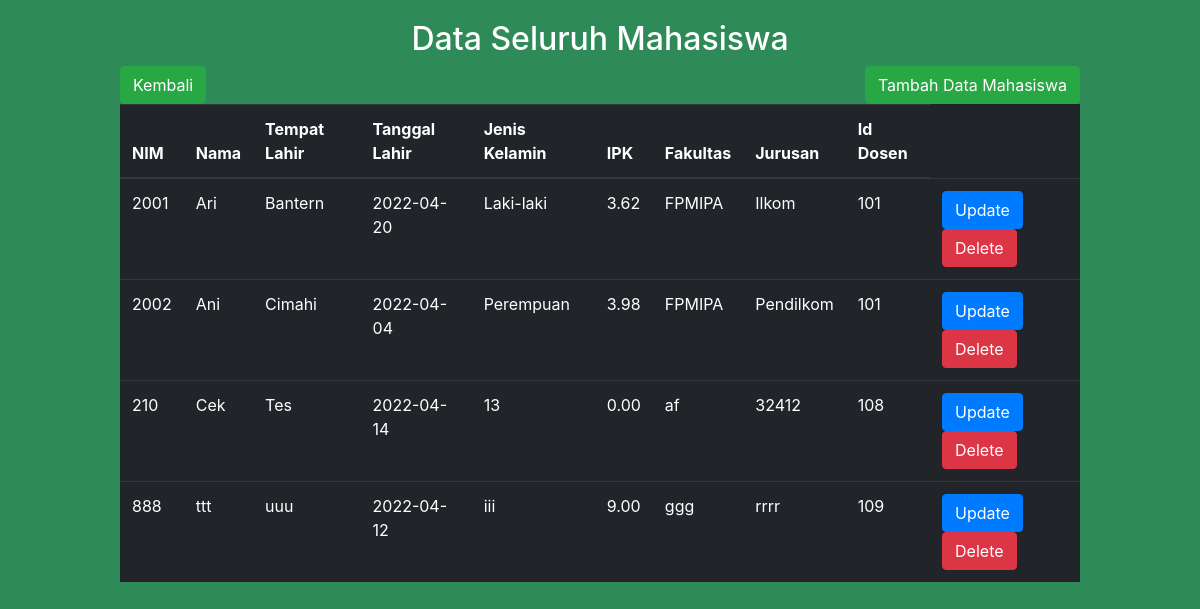
The app's page /index3.php with its own data.
### tables this page shows
CREATE TABLE `mahasiswa` (
  `id` int(20) NOT NULL,
  `nim` char(7) DEFAULT NULL,
  `nama` varchar(100) DEFAULT NULL,
  `tempat_lahir` varchar(50) DEFAULT NULL,
  `tanggal_lahir` date DEFAULT NULL,
  `jenis_kelamin` varchar(50) DEFAULT NULL,
  `ipk` decimal(3,2) DEFAULT NULL,
  `fakultas` varchar(50) DEFAULT NULL,
  `jurusan` varchar(50) DEFAULT NULL,
  `dosen_id` int(20) DEFAULT NULL
);

### index3.php (the view, shortened to what this page needs)
<!DOCTYPE html>
<html lang="en">
<head>
    <link rel="stylesheet" href="https://cdn.jsdelivr.net/npm/bootstrap@4.1.3/dist/css/bootstrap.min.css">
</head>
<body style="background-color: #2E8B57;">
    <main style="margin: 20px auto; width: 80%">
        <h2 align="center" style="color: white;">Data Seluruh Mahasiswa</h2>
        <a role='button' class='btn btn-success' href='index.php'>Kembali</a>
        <a style="float: right;" role='button' class='btn btn-success' href='new_m.php'>Tambah Data Mahasiswa</a>
        <?php
        $sql = "select * from mahasiswa";
        $con = mysqli_connect("localhost", "root", "", "tp5");
        $query = mysqli_query($con, $sql);
        echo '<table class="table table-dark">
                <thead>
                    <tr>
                        <th>NIM</th>
                        <th>Nama</th>
                        <th>Tempat Lahir</th>
                        <th>Tanggal Lahir</th>
                        <th>Jenis Kelamin</th>
                        <th>IPK</th>
                        <th>Fakultas</th>
                        <th>Jurusan</th>
                        <th>Id Dosen</th>
                    </tr>
                </thead>
                <tbody>';
        while ($data = mysqli_fetch_array($query)) {
            echo '<tr>
                <td>' . $data['nim'] . '</td>
                <td>' . $data['nama'] . '</td>
                <td>' . $data['tempat_lahir'] . '</td>
                <td>' . $data['tanggal_lahir'] . '</td>
                <td>' . $data['jenis_kelamin'] . '</td>
                <td>' . $data['ipk'] . '</td>
                <td>' . $data['fakultas'] . '</td>
                <td>' . $data['jurusan'] . '</td>
                <td>' . $data['dosen_id'] . '</td>
                ';
            $key = $data['id'];
            echo " <td>
                    <a role='button' class='btn btn-primary' href='update_m.php?key=$key'>Update</a>
                    <a role='button' class='btn btn-danger' href='delete_m.php?key=$key'>Delete</a>
                   </td>";
        }
        echo '
        </tbody>
        </table>';
        ?>
    </main>
</body>

### records on screen
mahasiswa: nim "2001", nama "Ari", tempat_lahir "Bantern", tanggal_lahir "2022-04-20", jenis_kelamin "Laki-laki", ipk "3.62", fakultas "FPMIPA", jurusan "Ilkom", dosen "101"
mahasiswa: nim "2002", nama "Ani", tempat_lahir "Cimahi", tanggal_lahir "2022-04-04", jenis_kelamin "Perempuan", ipk "3.98", fakultas "FPMIPA", jurusan "Pendilkom", dosen "101"
mahasiswa: nim "210", nama "Cek", tempat_lahir "Tes", tanggal_lahir "2022-04-14", jenis_kelamin "13", ipk "0.00", fakultas "af", jurusan "32412", dosen "108"
mahasiswa: nim "888", nama "ttt", tempat_lahir "uuu", tanggal_lahir "2022-04-12", jenis_kelamin "iii", ipk "9.00", fakultas "ggg", jurusan "rrrr", dosen "109"
